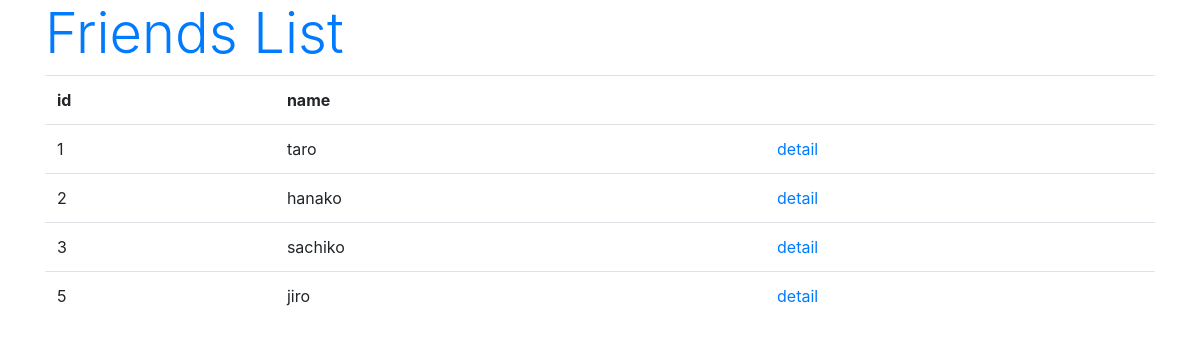
The page /hello/list on the database as committed earlier.
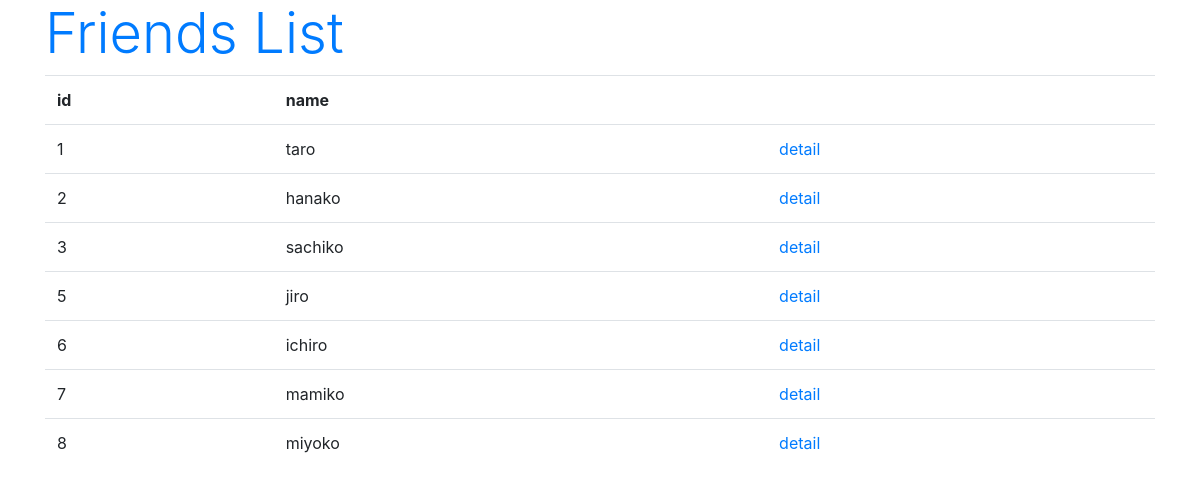
The same page on the database as committed later.
### hello/models.py (models this page shows, shortened)
class Friend(models.Model):
  name = models.CharField(max_length=100, \
    validators=[number_only])
  mail = models.EmailField(max_length=200)
  gender = models.BooleanField()
  age = models.IntegerField()
  birthday = models.DateField()

### hello/views.py (the view)
# urls.py: path('list', FriendList.as_view()),
class FriendList(ListView):
  model = Friend

### hello/templates/hello/friend_list.html (shortened to what this page needs)
{% load static %}
<!DOCTYPE html>
<html lang="ja">
<head>
  <link rel="stylesheet" href="https://stackpath.bootstrapcdn.com/bootstrap/4.3.1/css/bootstrap.min.css">
</head>
<body class="container">
  <h1 class="display-4 text-primary">Friends List</h1>
  <table class="table">
    <tr>
      <th>id</th>
      <th>name</th>
      <th></th>
    </tr>
    {% for item in object_list %}
    <tr>
      <td>{{item.id}}</td>
      <td>{{item.name}}</td>
      <td><a href="/hello/detail/{{item.id}}">detail</a></td>
    </tr>
    {% endfor %}
  </table>
</body>
</html>

Rows that differ between the two databases and show on the page:
added Friend: id "6", name "ichiro"
added Friend: id "7", name "mamiko"
added Friend: id "8", name "miyoko"
